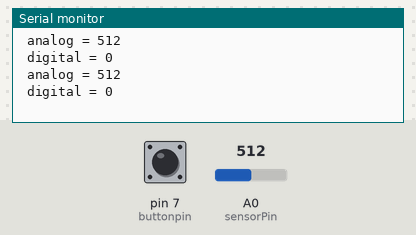
The sketch below on a simulated Arduino Uno, built with avr-gcc and run on an emulated ATmega328P. Parts: the last lines printed to the serial monitor. The inputs (shaded band) are chosen by the test bench; at power-on: A0 (sensorPin) = 512, pin 7 (buttonpin) LOW.

Above: at 1.8 s.
1.9 s: A0 (sensorPin) set to 716
At 2.8 s:
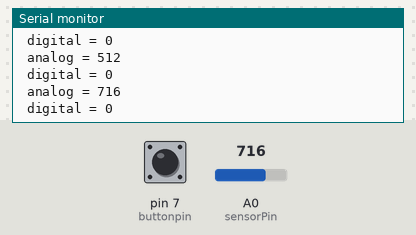
3.4 s: pin 7 (buttonpin) pulled HIGH for 1.2 s
At 4.8 s:
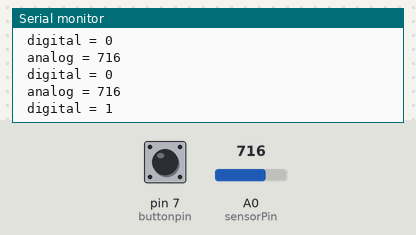
6.1 s: A0 (sensorPin) set to 900
At 7.8 s:
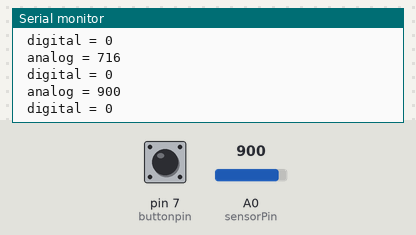
Timing chart, 0 to 9.3 s (numbered marks = the images above; inputs shaded):
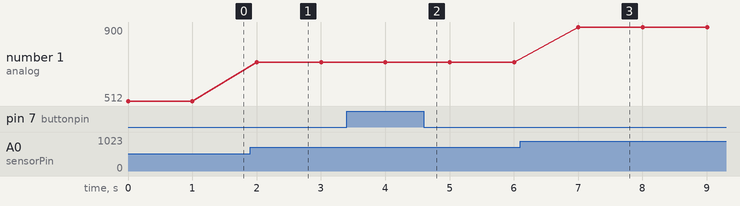

Measured:
- after the input at 1.9 s, the serial monitor: prints a new line after 0.10 s (image 1)
- after the input at 3.4 s, the serial monitor: prints a new line after 0.62 s (image 2)
- after the input at 6.1 s, the serial monitor: prints a new line after 0.90 s (image 3)
- plotted number 1: 512 → 716 after the input at 1.9 s, 716 → 900 after the input at 6.1 s

The sketch:

Large_Sound_Module.ino
```cpp
int buttonpin=7;  // define D0 Sensor  Interface
int sensorPin = A0;
int sensorValue = 0;

void setup()
{
Serial.begin(9600);

pinMode(buttonpin,INPUT);
pinMode(sensorPin,INPUT);
}
void loop()
{
sensorValue = analogRead(sensorPin);
Serial.print(" analog = ");
Serial.println(sensorValue, DEC);
sensorValue=digitalRead(buttonpin);
Serial.print(" digital = ");
Serial.print(sensorValue);
Serial.println();
delay(1000);
}
```
